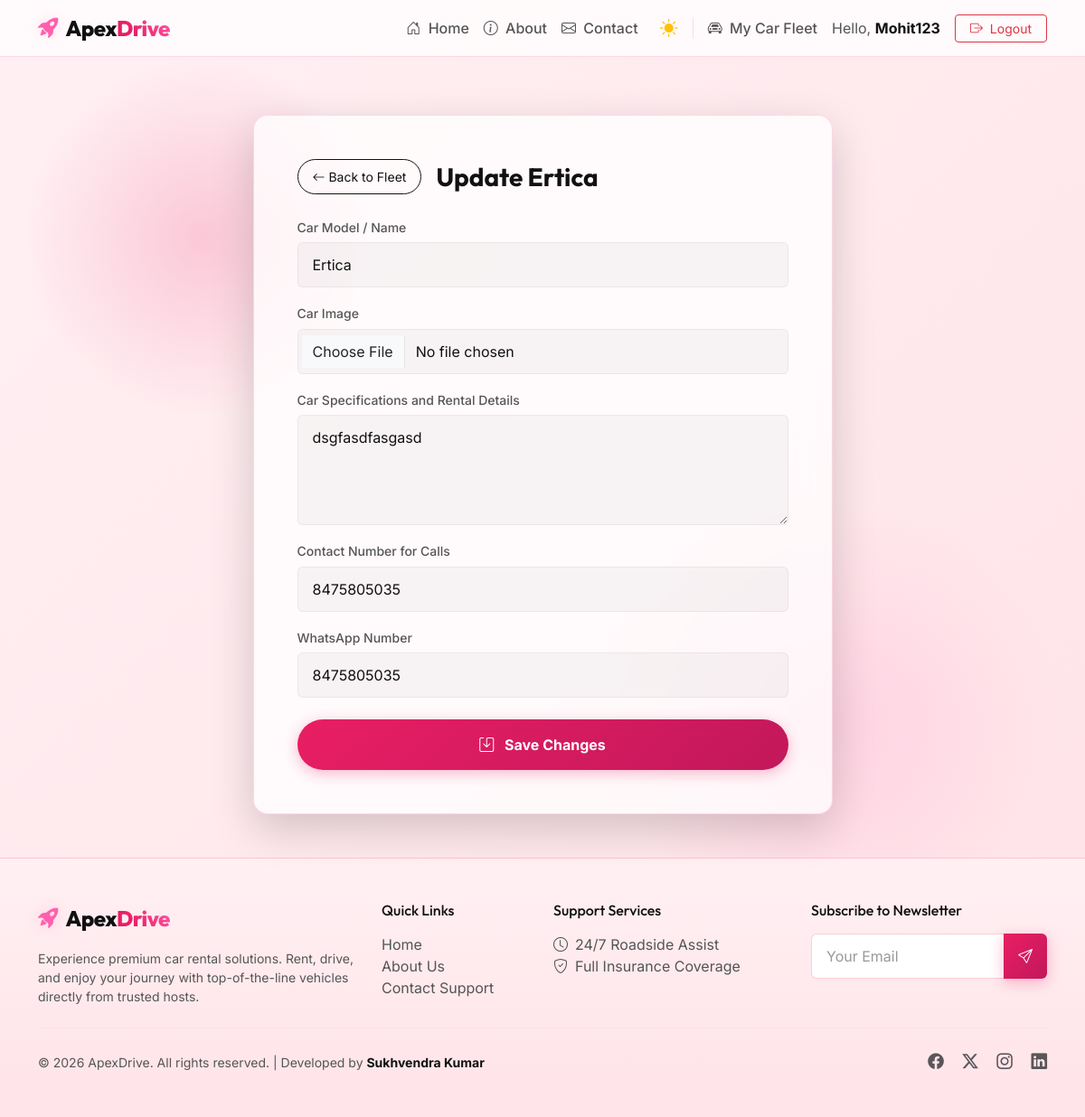
/profile/edit/3/ (signed in), run on the app's committed database.
### rentals/models.py (models this page shows, shortened)
class CarProfile(models.Model):
    user = models.ForeignKey(User, on_delete=models.CASCADE, related_name='car_profiles')
    car_name = models.CharField(max_length=150, verbose_name="Car Model / Name")
    car_image = models.ImageField(upload_to='car_photos/', verbose_name="Car Image")
    car_details = models.TextField(verbose_name="Car Specifications and Rental Details")
    phone_number = models.CharField(max_length=20, verbose_name="Contact Number for Calls")
    whatsapp_number = models.CharField(max_length=20, verbose_name="WhatsApp Number")
    created_at = models.DateTimeField(auto_now_add=True)
    updated_at = models.DateTimeField(auto_now=True)

### rentals/views.py (the view)
# urls.py: path('profile/edit/<int:car_id>/', views.edit_car_view, name='edit_car'),
@login_required
def edit_car_view(request, car_id):
    from django.shortcuts import get_object_or_404
    car = get_object_or_404(CarProfile, id=car_id, user=request.user)
    if request.method == 'POST':
        form = CarProfileForm(request.POST, request.FILES, instance=car)
        if form.is_valid():
            form.save()
            messages.success(request, f"Your car '{car.car_name}' details have been updated successfully!")
            return redirect('profile')
        else:
            messages.error(request, "Failed to update car details. Please verify your entries.")
    else:
        form = CarProfileForm(instance=car)
    return render(request, 'rentals/car_form.html', {'form': form, 'title': f'Update {car.car_name}', 'button_text': 'Save Changes', 'car': car})

### rentals/forms.py
class CarProfileForm(forms.ModelForm):
    class Meta:
        model = CarProfile
        fields = ['car_name', 'car_image', 'car_details', 'phone_number', 'whatsapp_number']
        widgets = {
            'car_name': forms.TextInput(attrs={'class': 'form-control', 'placeholder': 'e.g. Tesla Model 3 / BMW M4'}),
            'car_image': forms.FileInput(attrs={'class': 'form-control', 'accept': 'image/*'}),
            'car_details': forms.Textarea(attrs={'class': 'form-control', 'rows': 4, 'placeholder': 'Enter specifications, transmission, fuel, rent per day, etc.'}),
            'phone_number': forms.TextInput(attrs={'class': 'form-control', 'placeholder': 'e.g. +1234567890'}),
            'whatsapp_number': forms.TextInput(attrs={'class': 'form-control', 'placeholder': 'e.g. +1234567890'}),
        }

### rentals/templates/rentals/car_form.html (shortened to what this page needs)
{% extends 'rentals/base.html' %}
{% load static %}
{% block content %}
<div class="container py-5 text-white">
    <div class="row justify-content-center">
        <div class="col-lg-7">
            <div class="card bg-glass-dark border border-secondary border-opacity-10 shadow-lg text-white rounded-4 p-4 p-md-5">
                <div class="d-flex align-items-center mb-4">
                    <a href="{% url 'profile' %}" class="btn btn-outline-light btn-sm rounded-pill me-3 px-3 py-2">
                        <i class="bi bi-arrow-left"></i> Back to Fleet
                    </a>
                    <h3 class="fw-bold mb-0">{{ title }}</h3>
                </div>
                <form method="POST" enctype="multipart/form-data">
                    {% for field in form %}
                        <div class="mb-3">
                            <label class="form-label text-light-muted small">{{ field.label }}</label>
                            {{ field }}
                        </div>
                    {% endfor %}
                    <div class="d-grid mt-4">
                        <button type="submit" class="btn btn-accent py-3 rounded-pill fw-bold">
                            <i class="bi bi-save me-2"></i> {{ button_text }}
                        </button>
                    </div>
                </form>
            </div>
        </div>
    </div>
</div>
{% endblock %}

### rentals/templates/rentals/base.html (shortened to what this page needs)
{% load static %}
<!DOCTYPE html>
<html lang="en">
<head>
    <link href="https://cdn.jsdelivr.net/npm/bootstrap@5.3.0/dist/css/style.css" rel="stylesheet">
    <link href="https://cdn.jsdelivr.net/npm/bootstrap@5.3.0/dist/css/bootstrap.min.css" rel="stylesheet">
    <link rel="stylesheet" href="https://cdn.jsdelivr.net/npm/bootstrap-icons@1.11.0/font/bootstrap-icons.css">
    <link rel="stylesheet" href="{% static 'rentals/css/style.css' %}">
</head>
<body class="{% block body_class %}{% endblock %}">
    <div class="orb-1"></div>
    <div class="orb-2"></div>
    <nav class="navbar navbar-expand-lg navbar-dark sticky-top glass-nav">
        <div class="container">
            <a class="navbar-brand d-flex align-items-center" href="{% url 'home' %}">
                <i class="bi bi-rocket-takeoff-fill me-2 brand-icon"></i>
                <span class="brand-text">Apex<span class="accent-text">Drive</span></span>
            </a>
            <div class="collapse navbar-collapse" id="navbarNav">
                <ul class="navbar-nav ms-auto align-items-center">
                    <li class="nav-item">
                        <a class="nav-link {% if request.resolver_match.url_name == 'home' %}active{% endif %}" href="{% url 'home' %}">
                            <i class="bi bi-house-door me-1"></i> Home
                        </a>
                    </li>
                    <li class="nav-item">
                        <a class="nav-link {% if request.resolver_match.url_name == 'about' %}active{% endif %}" href="{% url 'about' %}">
                            <i class="bi bi-info-circle me-1"></i> About
                        </a>
                    </li>
                    <li class="nav-item">
                        <a class="nav-link {% if request.resolver_match.url_name == 'contact' %}active{% endif %}" href="{% url 'contact' %}">
                            <i class="bi bi-envelope me-1"></i> Contact
                        </a>
                    </li>
                    <li class="nav-item ms-lg-2">
                        <button id="themeToggleBtn" class="btn btn-link nav-link p-2" aria-label="Toggle light/dark mode" style="border: none; background: transparent; cursor: pointer;">
                            <i id="themeToggleIcon" class="bi bi-sun-fill text-warning fs-5"></i>
                        </button>
                    </li>
                    {% if request.user.is_authenticated %}
                        <li class="nav-item">
                            <a class="nav-link {% if request.resolver_match.url_name == 'profile' %}active{% endif %}" href="{% url 'profile' %}">
                                <i class="bi bi-car-front me-1"></i> My Car Fleet
                            </a>
                        </li>
                        <li class="nav-item ms-lg-2">
                            <div class="user-greeting d-none d-lg-inline-block me-3 text-light-muted">
                                Hello, <strong class="text-white">{{ request.user.username }}</strong>
                            </div>
                        </li>
                        <li class="nav-item">
                            <a class="btn btn-outline-danger btn-sm nav-btn px-3" href="{% url 'logout' %}">
                                <i class="bi bi-box-arrow-right me-1"></i> Logout
                            </a>
                        </li>
                    {% endif %}
                </ul>
            </div>
        </div>
    </nav>
    <main class="flex-grow-1">
        {% block content %}{% endblock %}
    </main>
    <footer class="footer py-5 mt-auto bg-dark-gradient border-top border-secondary border-opacity-10 text-muted">
        <div class="container">
            <div class="row gy-4">
                <div class="col-lg-4 col-md-6">
                    <div class="d-flex align-items-center mb-3">
                        <i class="bi bi-rocket-takeoff-fill me-2 brand-icon"></i>
                        <span class="brand-text text-white">Apex<span class="accent-text">Drive</span></span>
                    </div>
                    <p class="small text-light-muted mb-0">Experience premium car rental solutions. Rent, drive, and enjoy your journey with top-of-the-line vehicles directly from trusted hosts.</p>
                </div>
                <div class="col-lg-2 col-md-6">
                    <h6 class="text-white mb-3">Quick Links</h6>
                    <ul class="list-unstyled mb-0">
                        <li><a href="{% url 'home' %}" class="footer-link text-light-muted text-decoration-none">Home</a></li>
                        <li><a href="{% url 'about' %}" class="footer-link text-light-muted text-decoration-none">About Us</a></li>
                        <li><a href="{% url 'contact' %}" class="footer-link text-light-muted text-decoration-none">Contact Support</a></li>
                    </ul>
                </div>
                <div class="col-lg-3 col-md-6">
                    <h6 class="text-white mb-3">Support Services</h6>
                    <ul class="list-unstyled mb-0">
                        <li><span class="text-light-muted"><i class="bi bi-clock me-2"></i>24/7 Roadside Assist</span></li>
                        <li><span class="text-light-muted"><i class="bi bi-shield-check me-2"></i>Full Insurance Coverage</span></li>
                    </ul>
                </div>
                <div class="col-lg-3 col-md-6">
                    <h6 class="text-white mb-3">Subscribe to Newsletter</h6>
                    <div class="input-group">
                        <input type="email" class="form-control bg-dark border-secondary text-white rounded-start" placeholder="Your Email">
                        <button class="btn btn-accent px-3" type="button"><i class="bi bi-send"></i></button>
                    </div>
                </div>
            </div>
            <hr class="my-4 border-secondary border-opacity-20">
            <div class="row align-items-center">
                <div class="col-md-6 text-center text-md-start small text-light-muted">
                    &copy; 2026 ApexDrive. All rights reserved. | Developed by <strong class="text-white">Sukhvendra Kumar</strong>
                </div>
                <div class="col-md-6 text-center text-md-end mt-2 mt-md-0">
                    <a href="#" class="social-icon text-muted me-3"><i class="bi bi-facebook"></i></a>
                    <a href="#" class="social-icon text-muted me-3"><i class="bi bi-twitter-x"></i></a>
                    <a href="#" class="social-icon text-muted me-3"><i class="bi bi-instagram"></i></a>
                    <a href="#" class="social-icon text-muted"><i class="bi bi-linkedin"></i></a>
                </div>
            </div>
        </div>
    </footer>
</body>
</html>

### rentals/static/rentals/css/style.css (style rules this page uses)
:root { --bg-dark-primary: #fff0f3; --bg-dark-secondary: #ffffff; --bg-gradient-end: #ffe3e8; --bg-glass-dark: rgba(255, 255, 255, 0.75); --bg-glass-light: rgba(255, 42, 133, 0.04); --accent-purple: #e91e63; --accent-purple-glow: rgba(233, 30, 99, 0.3); --accent-cyan: #ff60ad; --accent-cyan-glow: rgba(255, 96, 173, 0.25); --whatsapp-green: #25d366; --whatsapp-green-hover: #20ba5a; --text-white: #111111; --text-muted: #555555; --text-light-muted: #666666; --border-glass: rgba(233, 30, 99, 0.15); --transition-smooth: all 0.3s cubic-bezier(0.4, 0, 0.2, 1); }
body { font-family: 'Inter', sans-serif; background: linear-gradient(135deg, var(--bg-dark-primary) 0%, var(--bg-gradient-end) 100%); color: var(--text-white); min-height: 100vh; display: flex; flex-direction: column; overflow-x: hidden; }
h1, h2, h3, h4, h5, h6, .brand-text { font-family: 'Outfit', sans-serif; }
.glass-nav { background: var(--bg-glass-dark); backdrop-filter: blur(12px); -webkit-backdrop-filter: blur(12px); border-bottom: 1px solid var(--border-glass); }
.bg-glass-dark { background: var(--bg-glass-dark); backdrop-filter: blur(16px); -webkit-backdrop-filter: blur(16px); border: 1px solid var(--border-glass) !important; }
.brand-text { font-weight: 800; font-size: 1.5rem; letter-spacing: -0.5px; }
.brand-icon { font-size: 1.4rem; color: var(--accent-cyan); filter: drop-shadow(0 0 8px var(--accent-cyan-glow)); }
.accent-text { color: var(--accent-purple); background: linear-gradient(45deg, var(--accent-purple) 30%, var(--accent-cyan) 100%); -webkit-background-clip: text; -webkit-text-fill-color: transparent; }
.navbar-nav .nav-link { font-weight: 500; color: var(--text-muted) !important; transition: var(--transition-smooth); padding: 0.5rem 1rem; border-radius: 8px; }
.text-light-muted { color: var(--text-muted); }
.btn-accent { background: linear-gradient(135deg, var(--accent-purple) 0%, #c2185b 100%) !important; color: #ffffff !important; border: none; font-weight: 600; transition: var(--transition-smooth); box-shadow: 0 4px 15px var(--accent-purple-glow); }
.form-control, .form-select { background-color: rgba(0, 0, 0, 0.03); border: 1px solid rgba(0, 0, 0, 0.08); color: var(--text-white); padding: 0.75rem 1rem; transition: var(--transition-smooth); }
.form-control::placeholder { color: rgba(0, 0, 0, 0.4); }
.form-label { font-weight: 500; margin-bottom: 0.4rem; }
.bg-dark-gradient { background: linear-gradient(180deg, var(--bg-dark-primary) 0%, var(--bg-gradient-end) 100%) !important; }
.footer-link { transition: var(--transition-smooth); }
.social-icon { font-size: 1.1rem; transition: var(--transition-smooth); }
.orb-1 { position: absolute; top: 5%; left: 2%; width: 400px; height: 400px; background: radial-gradient(circle, rgba(157, 78, 221, 0.08) 0%, transparent 70%); pointer-events: none; z-index: -1; }
.orb-2 { position: absolute; bottom: 15%; right: 2%; width: 500px; height: 500px; background: radial-gradient(circle, rgba(0, 245, 212, 0.06) 0%, transparent 70%); pointer-events: none; z-index: -1; }
.text-white { color: var(--text-white) !important; }
.text-light-muted { color: var(--text-muted) !important; }
.bg-dark { background-color: var(--bg-dark-secondary) !important; color: var(--text-white) !important; }
.border-secondary { border-color: var(--border-glass) !important; }
.btn-outline-light { border-color: var(--text-white) !important; color: var(--text-white) !important; }
.navbar-dark .navbar-nav .nav-link { color: var(--text-muted) !important; }
.navbar-dark .navbar-brand { color: var(--text-white) !important; }
.bg-glass-dark { background: var(--bg-glass-dark) !important; }
.footer { background: linear-gradient(180deg, var(--bg-dark-primary) 0%, var(--bg-gradient-end) 100%) !important; color: var(--text-muted) !important; }
.footer .brand-text { color: var(--text-white) !important; }
body:not(.home-page) .orb-1 { background: radial-gradient(circle, rgba(233, 30, 99, 0.18) 0%, transparent 70%) !important; }
body:not(.home-page) .orb-2 { background: radial-gradient(circle, rgba(255, 96, 173, 0.14) 0%, transparent 70%) !important; }

### data on the page
CarProfile: form "Ertica" "dsgfasdfasgasd" "8475805035" "8475805035"

### other printed values
{{ request.user.username }} "Mohit123"
{{ title }} "Update Ertica"
{{ field.label }} "Car Model / Name" "Car Image" "Car Specifications and Rental Details" "Contact Number for Calls" "WhatsApp Number"
{{ button_text }} "Save Changes"
